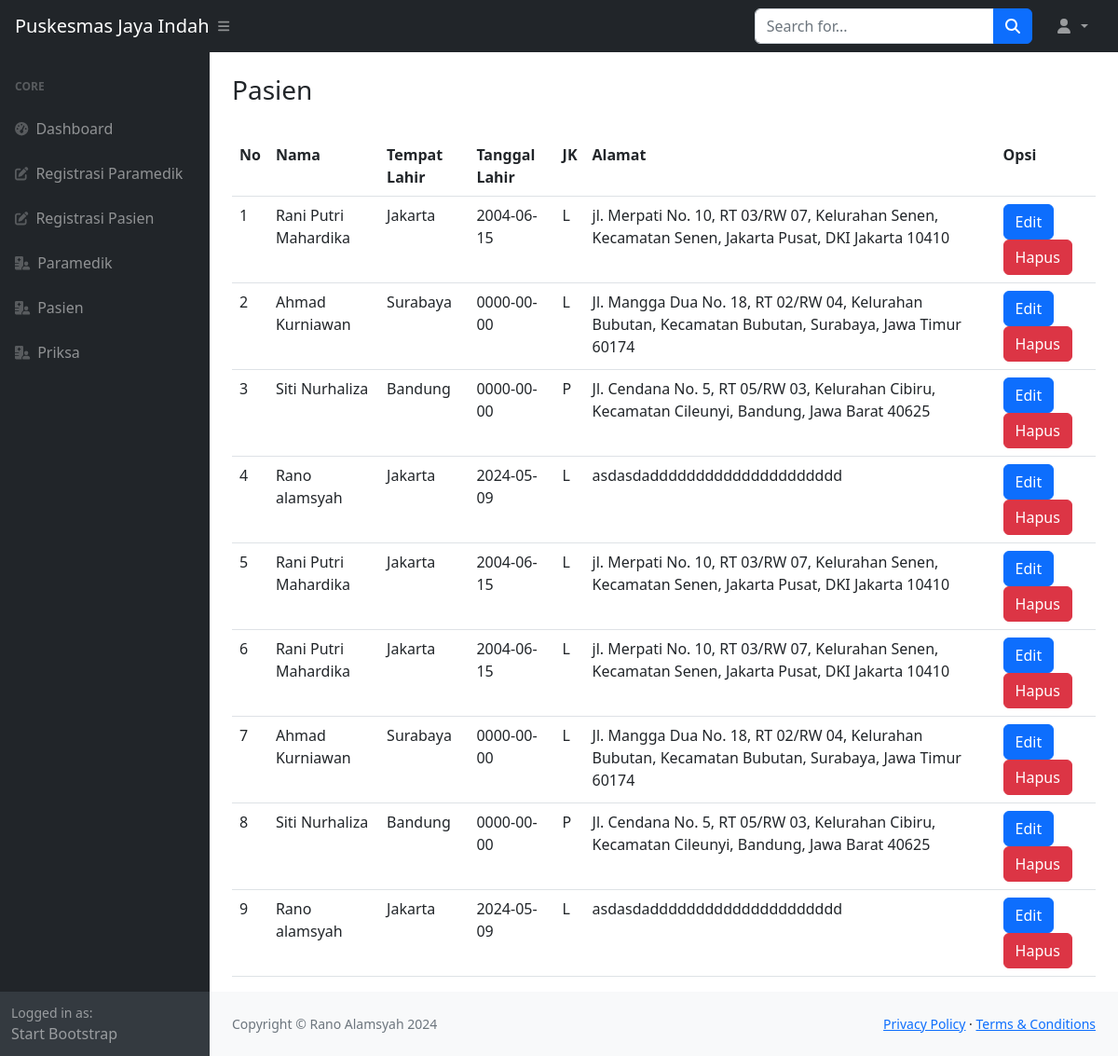
The page /Projek1/pasien.php on the database its author committed.
### tables this page shows
CREATE TABLE `pasien` (
  `id` int(11) NOT NULL,
  `nama` varchar(45) NOT NULL,
  `kode` varchar(45) DEFAULT NULL,
  `tmp_lahir` varchar(30) DEFAULT NULL,
  `tgl_lahir` date DEFAULT NULL,
  `gender` char(1) DEFAULT NULL,
  `email` varchar(50) DEFAULT NULL,
  `alamat` varchar(100) DEFAULT NULL,
  `kelurahan_id` int(11) DEFAULT NULL
);

### Projek1/pasien.php (the view)
<?php
include_once('top.php');
include_once('menu.php');
include_once('koneksi.php');
$query = "SELECT * FROM pasien";
$pasiens = $dbh->query($query);
?>
<div class="container-fluid px-4">
    <div class="d-flex mt-4">
        <h3 class="me-auto">Pasien</h3>
</div>
    <table class="table mt-4">
        <tr>
            <th>No</th>
            <th>Nama</th>
            <th>Tempat Lahir</th>
            <th>Tanggal Lahir</th>
            <th>JK</th>
            <th>Alamat</th>
            <th>Opsi</th>
        </tr>
        <?php
        $no = 0;
        foreach ($pasiens as $pasien) : ?>
            <tr>
                <td><?= $no += 1; ?></td>
                <td><?= $pasien['nama'] ?></td>
                <td><?= $pasien['tmp_lahir'] ?></td>
                <td><?= $pasien['tgl_lahir'] ?></td>
                <td><?= $pasien['gender'] ?></td>
                <td><?= $pasien['alamat'] ?></td>
                <td>
                    <a href="pasien_edit.php?id=<?= $pasien['id'] ?>" class="btn btn-primary">Edit</a>
                    <a href="pasien_delete.php?id=<?= $pasien['id'] ?>" class="btn btn-danger">Hapus</a>
                </td>
            </tr>
        <?php endforeach ?>
    </table>
</div>
<?php
include_once('bottom.php');
?>

### Projek1/top.php (shortened to what this page needs)
<!DOCTYPE html>
<html lang="en">
<head>
    <link href="template/css/login.css" rel="stylesheet" />
</head>
<body>
    <nav class="sb-topnav navbar navbar-expand navbar-dark bg-dark">
        <a class="navbar-brand ps-3" href="index.html">Puskesmas Jaya Indah</a>
        <button class="btn btn-link btn-sm order-1 order-lg-0 me-4 me-lg-0" id="sidebarToggle" href="#!"><i class="fas fa-bars"></i></button>
        <form class="d-none d-md-inline-block form-inline ms-auto me-0 me-md-3 my-2 my-md-0">
            <div class="input-group">
                <input class="form-control" type="text" placeholder="Search for..." aria-label="Search for..." aria-describedby="btnNavbarSearch" />
                <button class="btn btn-primary" id="btnNavbarSearch" type="button"><i class="fas fa-search"></i></button>
            </div>
        </form>
        <ul class="navbar-nav ms-auto ms-md-0 me-3 me-lg-4">
            <li class="nav-item dropdown">
                <a class="nav-link dropdown-toggle" id="navbarDropdown" href="#" role="button" data-bs-toggle="dropdown" aria-expanded="false"><i class="fas fa-user fa-fw"></i>
            </a>
            </li>
        </ul>
    </nav>

### Projek1/menu.php
<div id="layoutSidenav">
    <div id="layoutSidenav_nav">
        <nav class="sb-sidenav accordion sb-sidenav-dark" id="sidenavAccordion">
            <div class="sb-sidenav-menu">
                <div class="nav">
                    <div class="sb-sidenav-menu-heading">Core</div>
                    <a class="nav-link" href="dashboard.php">
                        <div class="sb-nav-link-icon"><i class="fas fa-tachometer-alt"></i></div>
                        Dashboard
                    </a>
                    <a class="nav-link" href="registrasi.php">
                        <div class="sb-nav-link-icon"><i class="fas fa-pen-to-square"></i></div>
                        Registrasi Paramedik
                    </a>
                    <a class="nav-link" href="pasien_create.php">
                        <div class="sb-nav-link-icon"><i class="fas fa-pen-to-square"></i></div>
                        Registrasi Pasien
                    </a>
                    <a class="nav-link" href="Paramedik.php">
                        <div class="sb-nav-link-icon"><i class="fas fa-hospital-user"></i></div>
                        Paramedik
                    </a>
                    <a class="nav-link" href="pasien.php">
                        <div class="sb-nav-link-icon"><i class="fas fa-hospital-user"></i></div>
                        Pasien
                    </a>
                    <a class="nav-link" href="periksa.php">
                        <div class="sb-nav-link-icon"><i class="fas fa-hospital-user"></i></div>
                        Priksa
                    </a>
                </div>
            </div>
            <div class="sb-sidenav-footer">
                <div class="small">Logged in as:</div>
                Start Bootstrap
            </div>
        </nav>
    </div>
    <div id="layoutSidenav_content">
        <main>

### Projek1/bottom.php (shortened to what this page needs)
</main>
<footer class="py-4 bg-light mt-auto">
    <div class="container-fluid px-4">
        <div class="d-flex align-items-center justify-content-between small">
            <div class="text-muted">Copyright &copy; Rano Alamsyah 2024</div>
            <div>
                <a href="#">Privacy Policy</a>
                &middot;
                <a href="#">Terms &amp; Conditions</a>
            </div>
        </div>
    </div>
</footer>
</div>
</div>
</body>
</html>

### rows shown on the page
pasien: no "1", nama "Rani Putri Mahardika", tmp_lahir "Jakarta", tgl_lahir "2004-06-15", gender "L", alamat "jl. Merpati No. 10, RT 03/RW 07, Kelurahan Senen, Kecamatan Senen, Jakarta Pusat, DKI Jakarta 10410"
pasien: no "2", nama "Ahmad Kurniawan", tmp_lahir "Surabaya", tgl_lahir "0000-00-00", gender "L", alamat "Jl. Mangga Dua No. 18, RT 02/RW 04, Kelurahan Bubutan, Kecamatan Bubutan, Surabaya, Jawa Timur 60174"
pasien: no "3", nama "Siti Nurhaliza", tmp_lahir "Bandung", tgl_lahir "0000-00-00", gender "P", alamat "Jl. Cendana No. 5, RT 05/RW 03, Kelurahan Cibiru, Kecamatan Cileunyi, Bandung, Jawa Barat 40625"
pasien: no "4", nama "Rano alamsyah", tmp_lahir "Jakarta", tgl_lahir "2024-05-09", gender "L", alamat "asdasdaddddddddddddddddddddd"
pasien: no "5", nama "Rani Putri Mahardika", tmp_lahir "Jakarta", tgl_lahir "2004-06-15", gender "L", alamat "jl. Merpati No. 10, RT 03/RW 07, Kelurahan Senen, Kecamatan Senen, Jakarta Pusat, DKI Jakarta 10410"
pasien: no "6", nama "Rani Putri Mahardika", tmp_lahir "Jakarta", tgl_lahir "2004-06-15", gender "L", alamat "jl. Merpati No. 10, RT 03/RW 07, Kelurahan Senen, Kecamatan Senen, Jakarta Pusat, DKI Jakarta 10410"
pasien: no "7", nama "Ahmad Kurniawan", tmp_lahir "Surabaya", tgl_lahir "0000-00-00", gender "L", alamat "Jl. Mangga Dua No. 18, RT 02/RW 04, Kelurahan Bubutan, Kecamatan Bubutan, Surabaya, Jawa Timur 60174"
pasien: no "8", nama "Siti Nurhaliza", tmp_lahir "Bandung", tgl_lahir "0000-00-00", gender "P", alamat "Jl. Cendana No. 5, RT 05/RW 03, Kelurahan Cibiru, Kecamatan Cileunyi, Bandung, Jawa Barat 40625"
pasien: no "9", nama "Rano alamsyah", tmp_lahir "Jakarta", tgl_lahir "2024-05-09", gender "L", alamat "asdasdaddddddddddddddddddddd"
